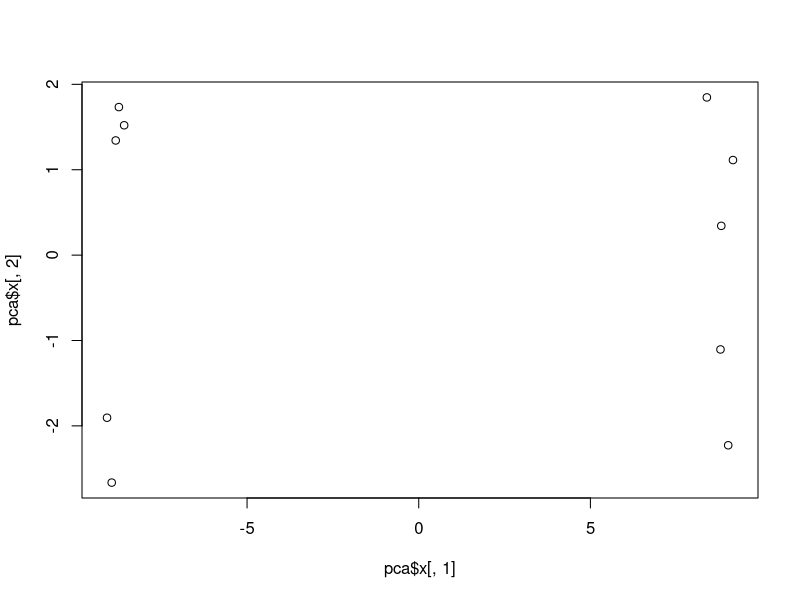
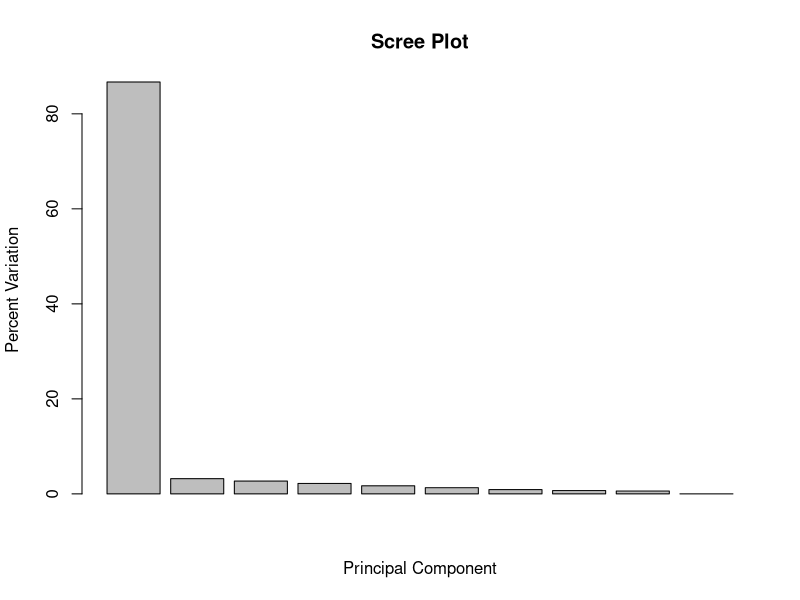
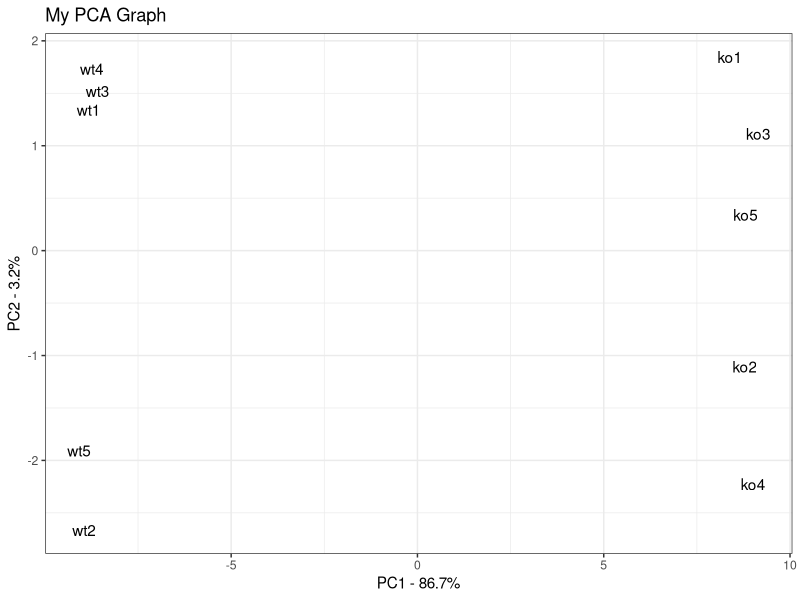

Source code (R) for these figures, in order:
## Following along with StatQuest for PCA in R for practice
##
##
## Grace Tiegs
## 6-4-25
##
# ################ #
# ################ #

## STEP 1 - DATA ORGANIZATION
## make some practice data
data.matrix <- matrix(nrow=100, ncol=10)
colnames(data.matrix) <- c(
  paste("wt", 1:5, sep=""),
  paste("ko", 1:5, sep=""))

rownames(data.matrix) <- paste("gene", 1:100, setp="")

for (i in 1:100) {
  wt.values <- rpois(5, lambda=sample(x=10:1000, size = 1))
  ko.values <- rpois(5, lambda=sample(x=10:1000, size=1))
  
  data.matrix[i,] <- c(wt.values, ko.values)
}

head(data.matrix)

## call function to do PCA on out data
pca <- prcomp(t(data.matrix), scale=TRUE) 
      # transpose the data since we need the columns and genes variables
plot(pca$x[,1], pca$x[,2])

pca.var <- pca$sdev^2 # stdev squared to calculate variation in og data
pca.var.per <- round(pca.var/sum(pca.var)*100, 1) # make it into a percentage and round

barplot(pca.var.per, main="Scree Plot", xlab="Principal Component", ylab="Percent Variation")
# plot then on a bar graph to more easily visualize

### STEP 2 - PLOTTING
# load in library
library(ggplot2)

# format the data the way ggplot2 likes it
pca.data <- data.frame(Sample=rownames(pca$x), # one column with the sample ids
                       # two columns for the X
                       # and Y coordinates for each sample
                       X=pca$x[,1], 
                       Y=pca$x[,2])

# plotting this with a graph
#  x-axis - what percentage of variation in og data pc1 acccounts for
#  y-axis - what percentage of varation in og data pc2 accounts for
ggplot(data=pca.data, aes(x=X, y=Y, label=Sample)) +
  geom_text() +
  xlab(paste("PC1 - ", pca.var.per[1], "%", sep="")) +
  ylab(paste("PC2 - ", pca.var.per[2], "%", sep="")) +
  theme_bw() +
  ggtitle("My PCA Graph")

loading_scores <- pca$rotation[,1] # loading score for 1
gene_scores <- abs(loading_scores) # genes that push to the left will have
                                   # large (-) values, to the right is (+)
gene_score_ranked <- sort(gene_scores, decreasing=TRUE)
top_10_genes <- names(gene_score_ranked[1:10])

top_10_genes

pca$rotation[top_10_genes, 1] # show the scores and +/- sign
